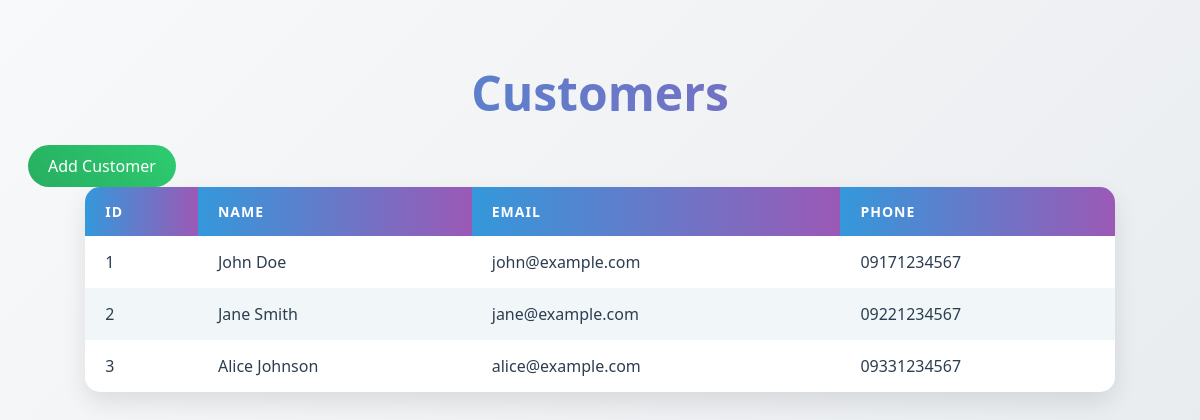
Page /list_customers.php on the earlier database version.
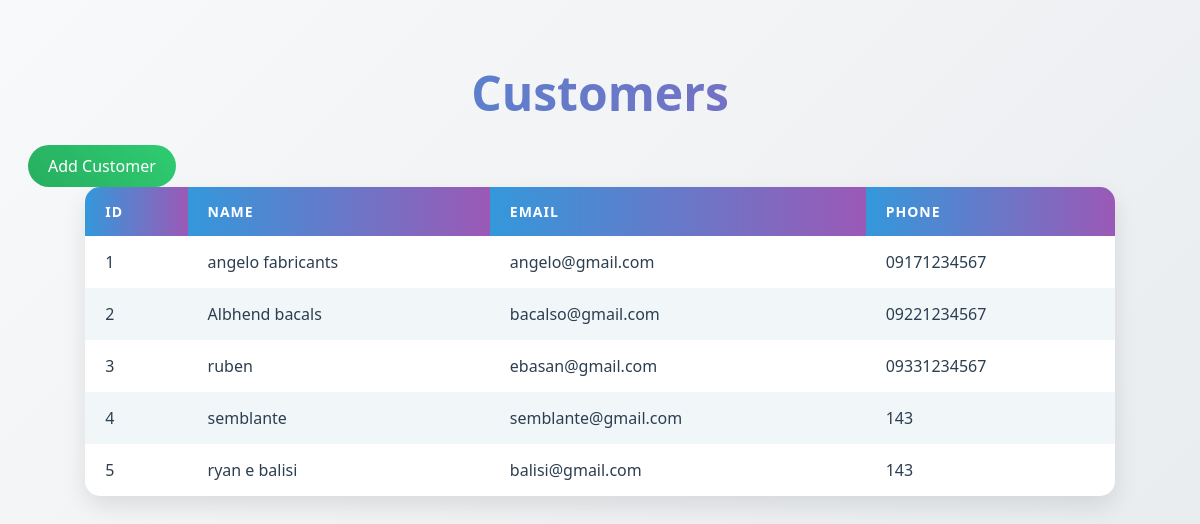
Same page on the later database version.
### tables this page shows
CREATE TABLE `customers` (
  `id` int(11) NOT NULL,
  `name` varchar(150) NOT NULL,
  `email` varchar(150) NOT NULL,
  `phone` varchar(50) DEFAULT NULL
);

### list_customers.php (the view, shortened to what this page needs)
<?php
include 'database.php';
$rows = $conn->query("SELECT * FROM customers");
?>
<!DOCTYPE html>
<html>
<head>
    <link rel="stylesheet" type="text/css" href="style.css">
</head>
<body>
<h1 class="page-title">Customers</h1>
<div class="top-bar">
    <a class="button add-btn" href="add.php">Add Customer</a>
</div>
<div class="table-container">
<table class="styled-table">
    <thead>
        <tr>
            <th>ID</th>
            <th>Name</th>
            <th>Email</th>
            <th>Phone</th>
        </tr>
    </thead>
    <tbody>
        <?php while($r = $rows->fetch_assoc()): ?>
        <tr>
            <td><?= $r['id'] ?></td>
            <td><?= $r['name'] ?></td>
            <td><?= $r['email'] ?></td>
            <td><?= $r['phone'] ?></td>
        </tr>
        <?php endwhile; ?>
    </tbody>
</table>
</div>
</body>
</html>

Differences in the rows shown:
changed customers id 1: name "John Doe" → "angelo fabricants"; email "john@example.com" → "angelo@gmail.com"
changed customers id 2: name "Jane Smith" → "Albhend bacals"; email "jane@example.com" → "bacalso@gmail.com"
changed customers id 3: name "Alice Johnson" → "ruben"; email "alice@example.com" → "ebasan@gmail.com"
added customers: id "4", name "semblante", email "semblante@gmail.com", phone "143"
added customers: id "5", name "ryan e balisi", email "balisi@gmail.com", phone "143"
